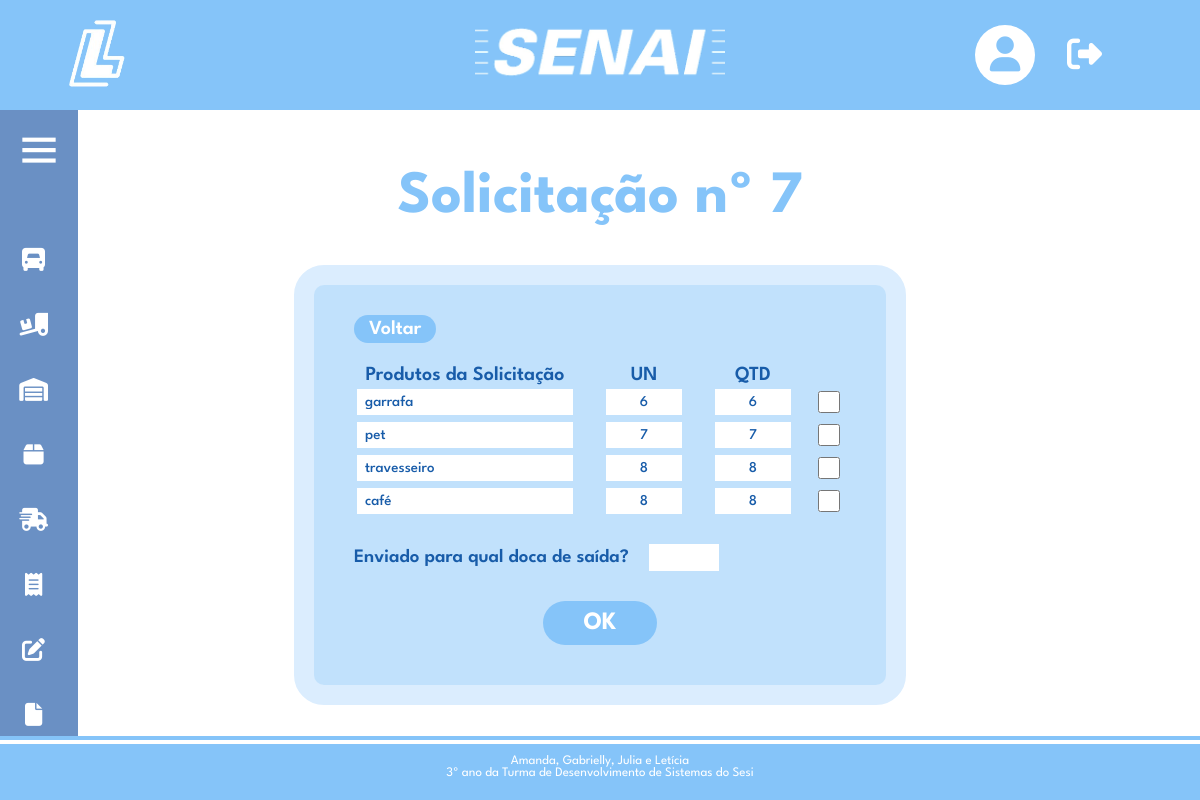
The page /expedicao2.php?id=7 (signed in) on the database as committed earlier.
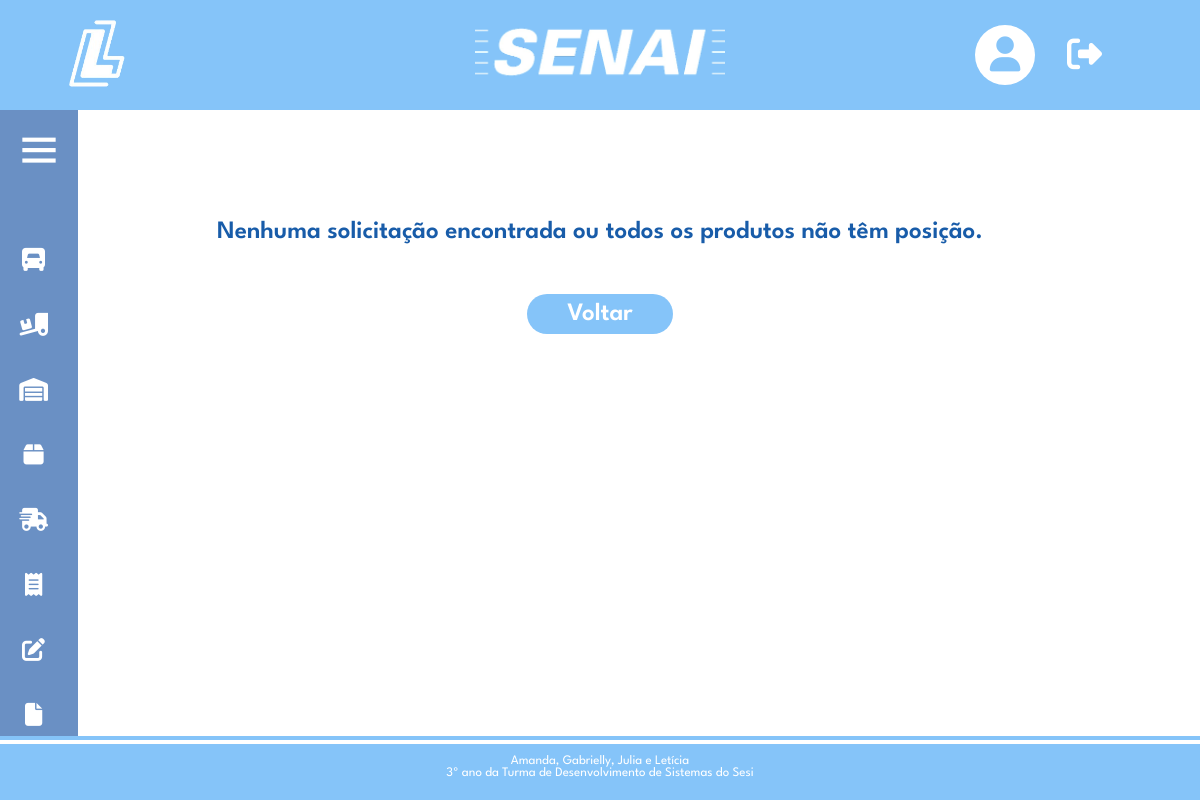
The same page on the database as committed later.
### tables this page shows
CREATE TABLE `solicitacoes` (
  `id` int(11) NOT NULL,
  `solicitacao` int(11) NOT NULL,
  `produto` varchar(255) NOT NULL,
  `unidades` varchar(255) NOT NULL,
  `quantidades` int(11) NOT NULL,
  `valor` float NOT NULL,
  `totalcompra` float NOT NULL,
  `observacoes` varchar(255) NOT NULL,
  `posicao` varchar(2) NOT NULL,
  `doca` varchar(10) NOT NULL,
  `data` date DEFAULT NULL,
  `vistoria` varchar(255) NOT NULL,
  `carregado` tinyint(4) NOT NULL,
  `id_danfe` int(11) NOT NULL,
  `id_turma` int(11) NOT NULL
);

### expedicao2.php (the view, shortened to what this page needs)
<!DOCTYPE html>
<html lang="en">
<?php
include_once('config.php');
?>
<head>
  <link rel="stylesheet" type="text/css" href="estiloHome.css" media="screen" />
  <link rel="stylesheet" type="text/css" href="estiloExpedicao2.css" media="screen" />
  <link href='https://unpkg.com/boxicons@2.0.7/css/boxicons.min.css' rel='stylesheet'>
</head>
<body>
  <header class="header-topo">
    <div class="logSenai">
      <a href="home.php"><img src="imagens/logo-logsenai.png" alt="Minha Figura" width="75" height="auto"></a>
    </div>
    <div class="logo">
      <a href="home.php"><img src="imagens/senai-branco.png" alt="Minha Figura" width="250" height="auto"></a>
    </div>
    <div class="menu-header">
      <div class="dropdown-perfil">
        <a href="#">
          <div class="circulo">
            <i class="fa-solid fa-user"></i>
          </div>
        </a>
      </div>
      <a href="sair.php"><i class="fa-solid fa-right-from-bracket"></i></a>
    </div>
  </header>
  <div class="sidebar close">
    <div class="logo-details">
      <i class="bx bx-menu"></i>
    </div>
    <ul class="nav-links">
      <li>
        <div class="iocn-link">
          <a href="#">
            <i class="fa-solid  fa-truck-front"></i>
          </a>
        </div>
      </li>
      <li>
        <div class="iocn-link">
          <a href="movimentacao.php">
            <i class="fa-solid fa-truck-ramp-box"></i>
          </a>
        </div>
      </li>
      <li>
        <a href="estoque.php">
          <i class="fa-solid fa-warehouse"></i>
        </a>
      </li>
      <li>
        <a href="picking.php">
          <i class="fa-solid fa-box"></i>
        </a>
      </li>
      <li>
        <div class="iocn-link">
          <a href="#">
            <i class="fa-solid fa-truck-fast"></i>
          </a>
        </div>
      </li>
      <li>
          <div class="iocn-link">
            <a href="#">
            <i class="fa-solid fa-receipt"></i>
            </a>
          </div>
        </li>
      <li>
        <div class="iocn-link">
          <a href="controleSolicitacoes.php">
            <i class="fa-solid fa-pen-to-square"></i>
          </a>
        </div>
      </li>
      <li>
        <a href="relatorios.php">
          <i class="fa-solid fa-file"></i>
        </a>
      </li>
    </ul>
  </div>
  <?php
  if (isset($_GET['id'])) {
    $id = $_GET['id'];
    $id = $conexao->real_escape_string($id);
    $sql = "SELECT * FROM solicitacoes WHERE solicitacao = '$id' AND posicao != ''";
    $resultado = $conexao->query($sql);
    if ($resultado && $resultado->num_rows > 0) {
      echo '<div class="titulo-conteudo">
                        <h1>Solicitação nº  ' . $id . '</h1>
                    </div>';
      echo '<div class="conteudo">
                      <div class="linhaExpedicao">
                       <div class="quadroExpedicao">
                        <div class="linha01"><a href="expedicao.php"><button>Voltar</button></a></div>
                       <div class="linha02">
                        <table>
                            <thead>
                                <tr>
                                    <th>Produtos da Solicitação</th>
                                    <th>UN</th>
                                    <th>QTD</th>
                                    <th></th>
                                </tr>
                            </thead>
                            <tbody>';
      while ($row = $resultado->fetch_assoc()) {
        echo '<form class="form" method="post" action="atualizarExpedicao.php" id="formlogin" name="formlogin">
                            <tr>
                            <td><input type="text" name="produto" value="' . htmlspecialchars($row['produto']) . '" readonly></td>
                            <td><input type="text" name="unidades" value="' . htmlspecialchars($row['unidades']) . '" readonly></td>
                            <td><input type="text" name="quantidades" value="' . htmlspecialchars($row['quantidades']) . '" readonly></td>
                        <td><input type="checkbox" name="ids[]" value="' . htmlspecialchars($row['id']) . '"></td>
                        </tr>';
      }
      echo '</tbody>
                    </table>
                </div>';
      echo '<div class="linha03">
                        <label>Enviado para qual doca de saída?</label>
                        <input type="number" id="doca" name="doca" value"" required>
                    </div>
                    <div class="linha04">
                            <input type="submit" value="OK">
                        </form>
                    </div> ';
    } else {
      echo '<div class="senao">';
      echo '<p>Nenhuma solicitação encontrada ou todos os produtos não têm posição.</p>';
      echo '<a href="expedicao.php"><button>Voltar</button></a>';
      echo '</div>';
    }
  }
  ?>
  </div>
  </div>
  </div>
  <?php
  include_once('footer.php');
  ?>
</body>
</html>

Rows that differ between the two databases and show on the page:
removed solicitacoes: produto "garrafa", unidades "6", quantidades "6"
removed solicitacoes: produto "pet", unidades "7", quantidades "7"
removed solicitacoes: produto "travesseiro", unidades "8", quantidades "8"
removed solicitacoes: produto "café", unidades "8", quantidades "8"
Other text that changed with them:
$id: "7" → (not shown)
form field value: "OK" → (not shown)
text no longer shown: "Solicitação nº Produtos da Solicitação UN QTD Enviado para qual doca de saída?"
text now shown: "Nenhuma solicitação encontrada ou todos os produtos não têm posição."
